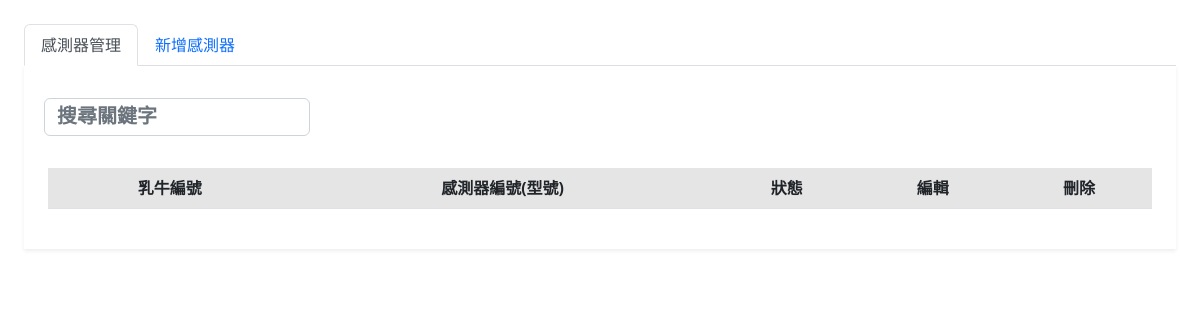
/fRecord/sensorManagement/sensorManagement.php, run on an earlier commit of the app's database.
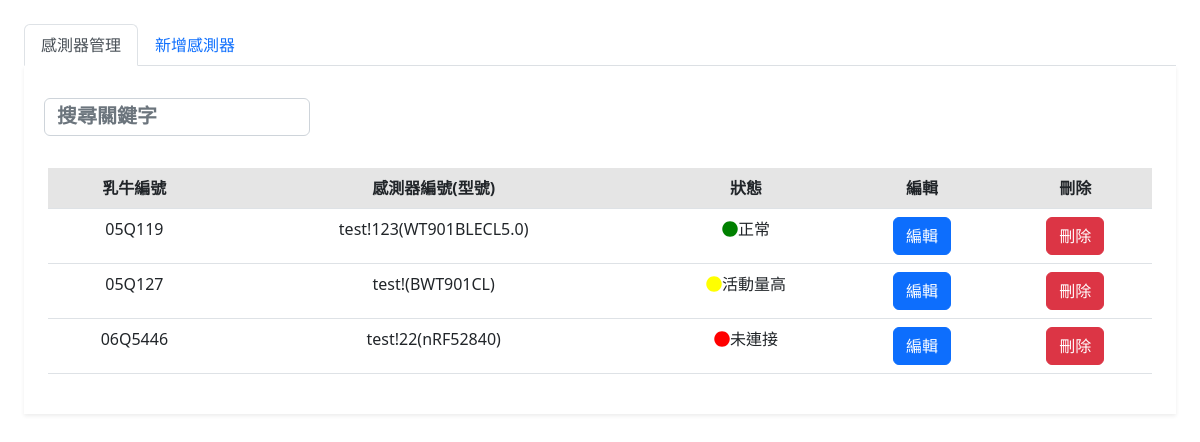
And on a later commit of the database.
### tables this page shows
CREATE TABLE `sensor_management` (
  `uuid` varchar(64) NOT NULL,
  `model` varchar(64) NOT NULL,
  `states` varchar(64) NOT NULL,
  `cid` varchar(64) NOT NULL,
  `recordTime` timestamp NOT NULL DEFAULT current_timestamp()
);

### fRecord/sensorManagement/sensorManagement.php (the view, shortened to what this page needs)
<?php
require_once("../../SQLServer.php");
?>
<!DOCTYPE html>
<html lang="zh-TW">
<head>
  <link href="https://cdn.jsdelivr.net/npm/bootstrap@5.2.2/dist/css/bootstrap.min.css" rel="stylesheet">
  <link rel="stylesheet" href="../../css/text_box2.css">
  <link rel="stylesheet" href="../../css/indexcss.css">
  <link rel="stylesheet" TYPE="text/css" href="https://cdnjs.cloudflare.com/ajax/libs/font-awesome/4.7.0/css/font-awesome.css">
  <link rel="stylesheet" href="https://use.fontawesome.com/releases/v5.8.2/css/all.css">
</head>
<body>
  <div name="content" style="width:100%; height: 100vh ;   padding:1.5rem  ;   ">
    <div class="tab-content">
      <ul class="nav nav-tabs" role="tablist">
        <li class="nav-item">
          <a href="#sensorManagement" class="nav-link active" data-toggle="tab">感測器管理</a>
        </li>
        <li class="nav-item">
          <a href="#addSensorDevices" class="nav-link" data-toggle="tab">新增感測器</a>
        </li>
      </ul>
      <div class="tab-pane active bg-white shadow-sm p-4" id="sensorManagement">
        <div class="row">
          <div class="col-md-3 p-2">
            <input type="search" class="search form-control" data-table="table table-hover" placeholder="搜尋關鍵字" style="width:100%;">
          </div>
        </div>
        <br>
        <div class="table-responsive" style="overflow: hidden;">
          <div id="cow_table" style="text-align:center;">
            <table id="rule" class="table table-hover">
              <thead>
                <tr class="table-active">
                  <th>乳牛編號</th>
                  <th>感測器編號(型號)</th>
                  <th>狀態</th>
                  <th>編輯</th>
                  <th>刪除</th>
                </tr>
              </thead>
              <tbody>
                <?php
                $query = "SELECT * FROM sensor_management ";
                $query .= "ORDER BY cid ";
                $result = mysqli_query($db_link, $query);
                $i = 1;
                while ($row = mysqli_fetch_array($result)) {
                  $cid = $row['cid'];
                  $uuid = $row['uuid'];
                  $model = $row['model'];
                  $states = $row['states'];
                ?>
                  <tr>
                    <td><?php echo $cid ?></td>
                    <td><?php echo $uuid . '(' . $model.")" ?></td>
                    <td><?php
                        if ($states == '未連接') {
                          echo "<i class=\"fas fa-circle\" style=\"color: red;\"></i>";
                        } elseif ($states == '正常') {
                          echo "<i class=\"fas fa-circle\" style=\"color: green;\"></i>";
                        } else {
                          echo "<i class=\"fas fa-circle\" style=\"color: yellow;\"></i>";
                        }
                        echo $states ?></td>
                    <td><button class="view_data btn btn-primary" GetUuid="<?php echo $uuid;
                                                                          ?>">編輯</button></td>
                    <?php
                    echo "<td><button id=\"linkDel_$i\" onclick=\"#del\" class=\"btn btn-danger\">刪除</button></td>";
                    ?>
                  </tr>
                <?php
                  $i += 1;
                }
                ?>
              </tbody>
            </table>
          </div>
        </div>
      </div>
    </div>
  </div>
</body>
</html>

What changed in the data, as far as the page shows it:
added sensor_management: cid "05Q119", uuid "test!123", model "WT901BLECL5.0", states "正常"
added sensor_management: cid "05Q127", uuid "test!", model "BWT901CL", states "活動量高"
added sensor_management: cid "06Q5446", uuid "test!22", model "nRF52840", states "未連接"
